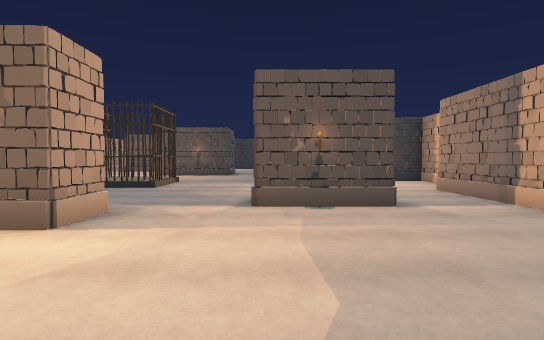
[1] (above)

24 first-person views from a walk through a Unity game level. The camera is 1.4 m above the floor, tilts 2° down and sees 80° across. The floor is counted in squares, 2 m on a side. Each view is taken from the middle of a square. On the plan, view 1 faces up. The plan holds only what a view shows up to about 10 squares ahead; the rest is blank. The place goes on beyond the plan. The player is left out. Some animated figures are not drawn. Door leaves are left out, so doorways stand open.

[2]
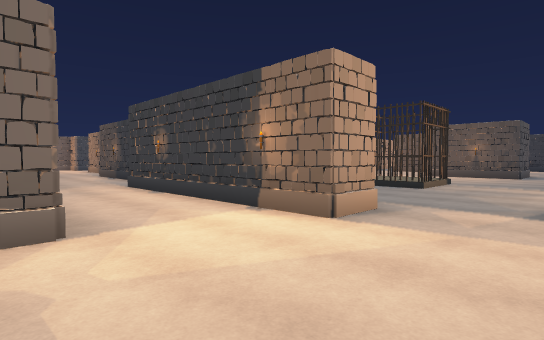

[3]
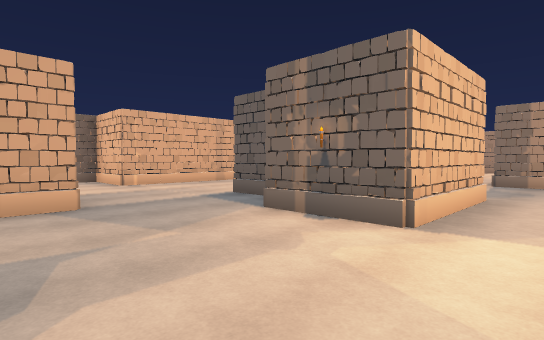

[4]
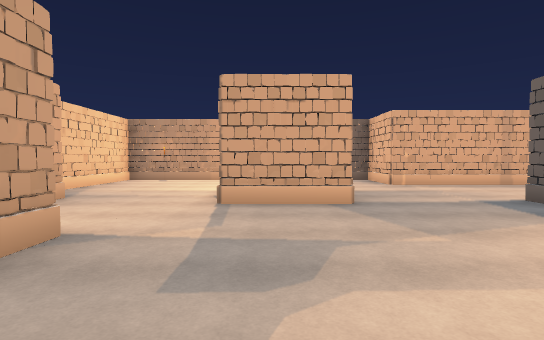

[5]
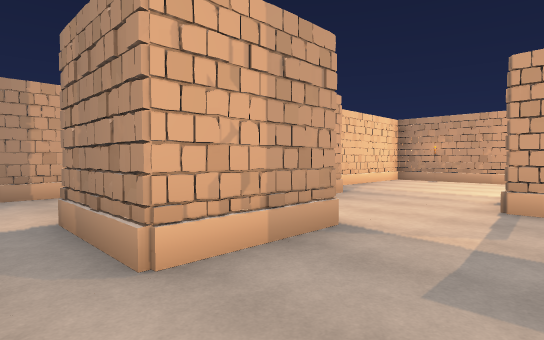

[6]
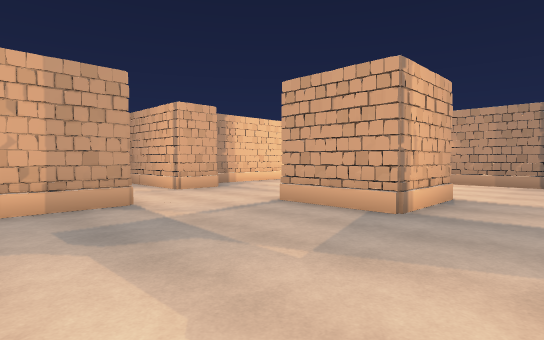

[7]
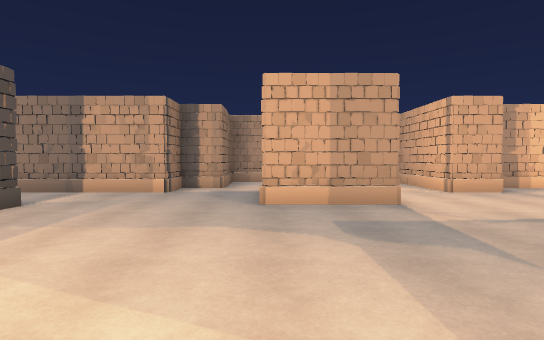

[8]
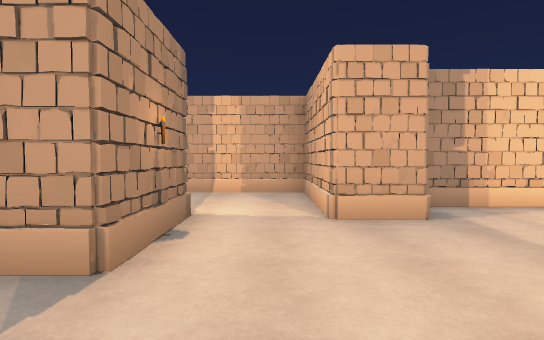

[9]
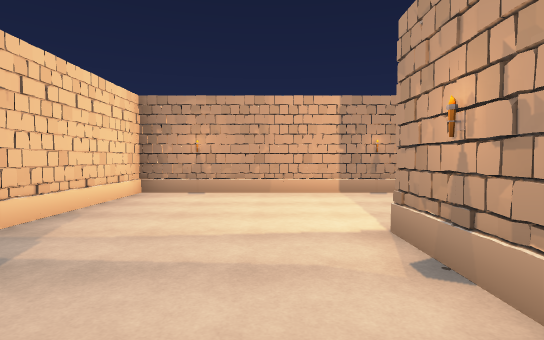

[10]
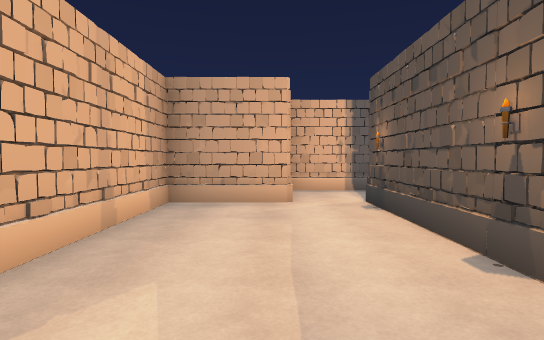

[11]
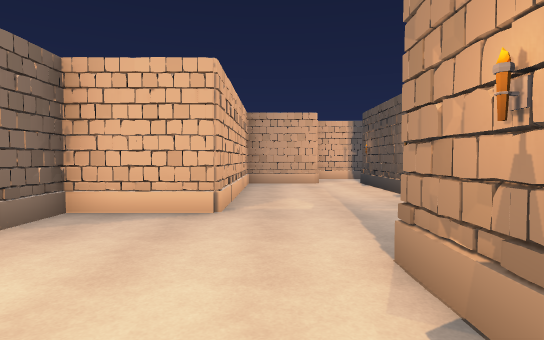

[12]
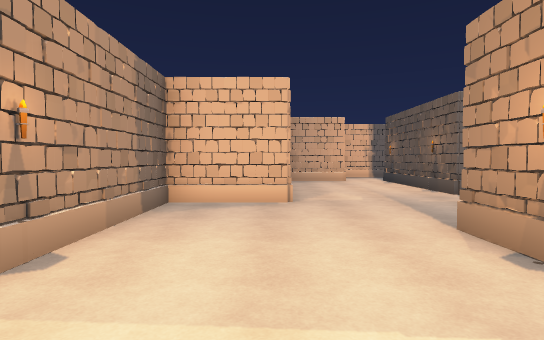

[13]
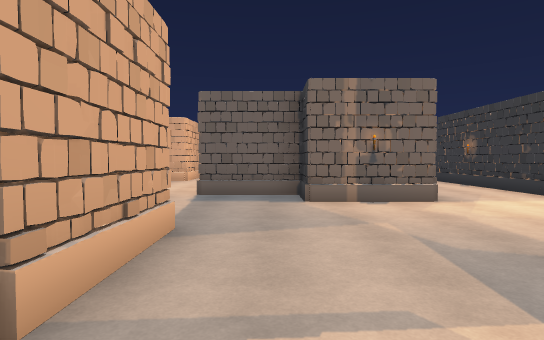

[14]
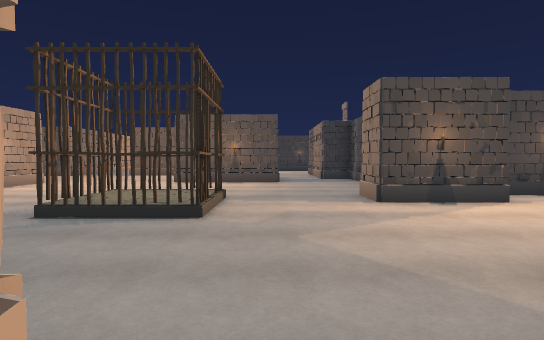

[15]
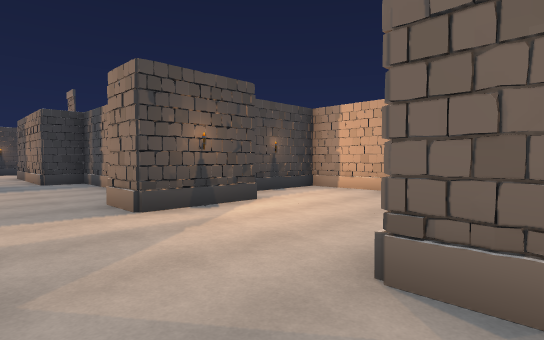

[16]
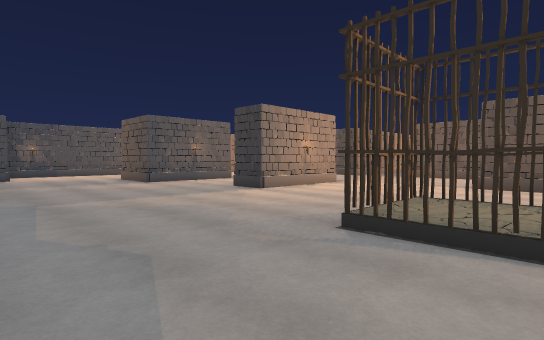

[17]
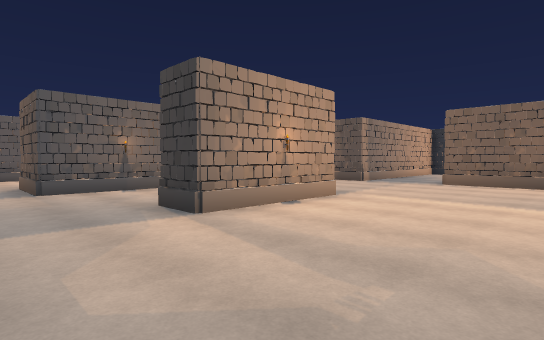

[18]
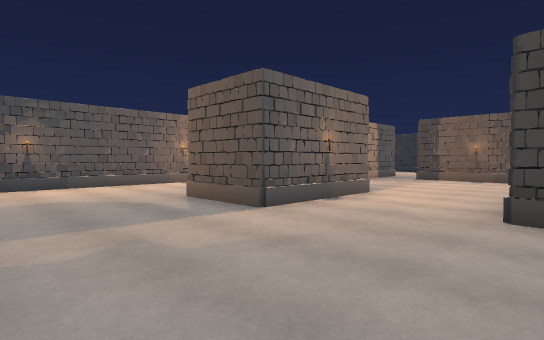

[19]
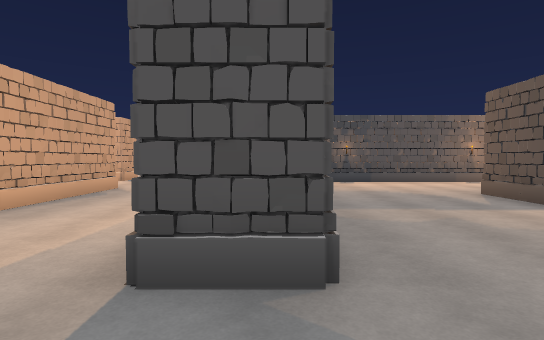

[20]
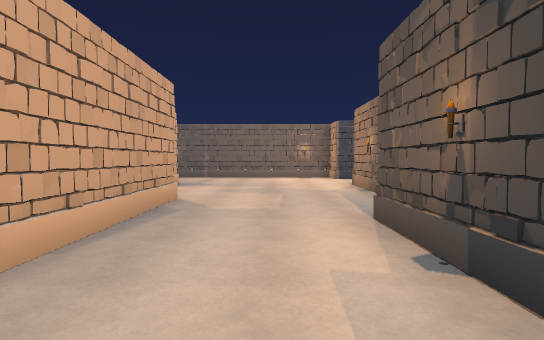

[21]
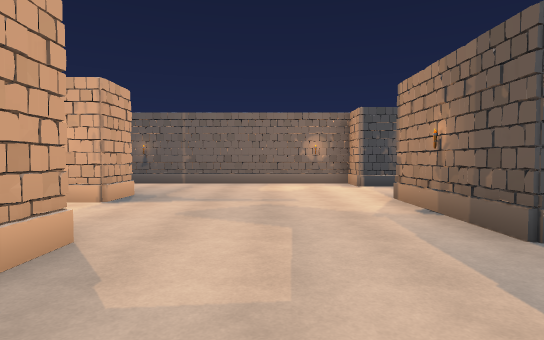

[22]
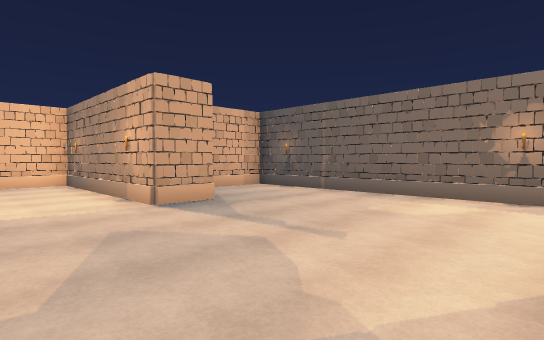

[23]
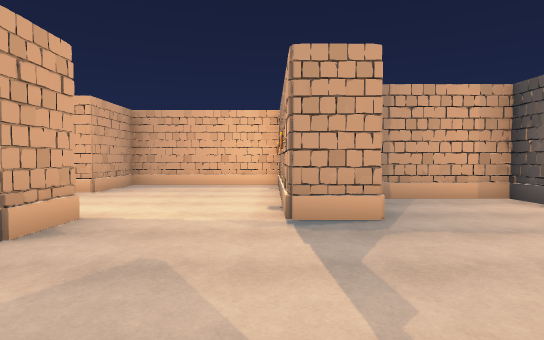

[24]
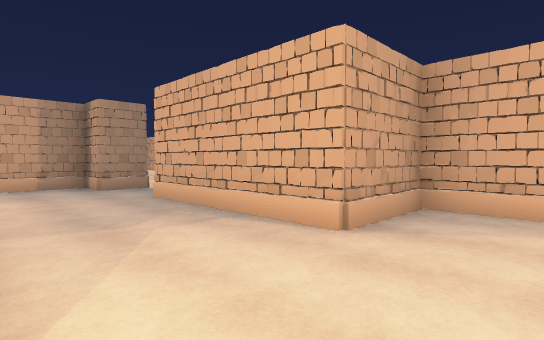

### Floor plan
Key: @ floor where view 1 was taken; # wall or solid block; . main floor; : floor 0.25 m higher than the main floor; D open door; T torch; O other object.
Columns run from 23 left of view 1 to 7 right of it. Each row starts with its distance up from view 1.
 18            ## .###
 17            .......    .#
 16           ........    .#
 15           ........    ..#
 14           ........####..#
 13           ....#.........#
 12           #...#.........
 11      #.   #...#.........  ##
 10      #...##........#...##...#
  9      #.............:D.......#
  8      #.............#O.......#
  7      #.....................##
  6  #   ###...............# ..#
  5 #.........####.........#O..#
  4 #O.............######......#
  3 #...............O...........##
  2 #.............................#
  1 #.......######...........###..#
  0 #...#... ........###...@.##   #
 -1  O..#O..........# ##.....###..#
 -2  ####...........###...........#
 -3     #....####..O##T...##...####
 -4      O...#  #.........# T...#
 -5      #####   ##.......#T....#
 -6               #.............#
 -7                #####........#
 -8                    #........#
 -9                     #########

Where each view was taken, in squares from view 1:
view 1: 0 up, 0 right, facing up
view 2: 0 up, 0 right, facing up-left
view 3: 2 up, 0 right, facing down-left
view 4: 2 up, 0 right, facing down
view 5: 2 up, 0 right, facing down-right
view 6: 1 up, 3 left, facing down-right
view 7: 1 up, 3 left, facing right
view 8: 2 down, 0 right, facing right
view 9: 2 down, 2 right, facing down
view 10: 5 down, 3 left, facing left
view 11: 6 down, 1 right, facing left
view 12: 7 down, 2 right, facing left
view 13: 2 down, 2 right, facing left
view 14: 4 up, 2 left, facing up
view 15: 5 up, 2 left, facing up-right
view 16: 5 up, 3 left, facing up-left
view 17: 8 up, 5 left, facing up-left
view 18: 6 up, 9 left, facing up-left
view 19: 5 up, 8 left, facing left
view 20: 3 up, 10 left, facing left
view 21: 3 up, 13 left, facing left
view 22: 5 up, 16 left, facing down-left
view 23: 4 up, 18 left, facing down
view 24: 0 up, 16 left, facing down-right
